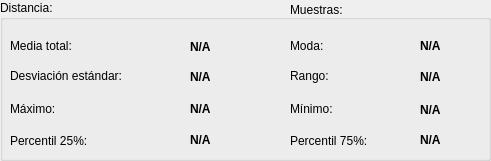
  <widget class="QGroupBox" name="groupBox_4">
   <property name="geometry">
    <rect>
     <x>510</x>
     <y>180</y>
     <width>491</width>
     <height>161</height>
    </rect>
   </property>
   <property name="title">
    <string>Distancia:</string>
   </property>
   <widget class="QLabel" name="label_65">
    <property name="geometry">
     <rect>
      <x>10</x>
      <y>125</y>
      <width>131</width>
      <height>31</height>
     </rect>
    </property>
    <property name="text">
     <string>Percentil 25%:</string>
    </property>
   </widget>
   <widget class="QLabel" name="label_66">
    <property name="geometry">
     <rect>
      <x>190</x>
      <y>99</y>
      <width>63</width>
      <height>20</height>
     </rect>
    </property>
    <property name="font">
     <font>
      <bold>true</bold>
     </font>
    </property>
    <property name="text">
     <string>N/A</string>
    </property>
   </widget>
   <widget class="QLabel" name="label_67">
    <property name="geometry">
     <rect>
      <x>190</x>
      <y>130</y>
      <width>63</width>
      <height>20</height>
     </rect>
    </property>
    <property name="font">
     <font>
      <bold>true</bold>
     </font>
    </property>
    <property name="text">
     <string>N/A</string>
    </property>
   </widget>
   <widget class="QLabel" name="label_68">
    <property name="geometry">
     <rect>
      <x>190</x>
      <y>67</y>
      <width>63</width>
      <height>20</height>
     </rect>
    </property>
    <property name="font">
     <font>
      <bold>true</bold>
     </font>
    </property>
    <property name="text">
     <string>N/A</string>
    </property>
   </widget>
   <widget class="QLabel" name="label_69">
    <property name="geometry">
     <rect>
      <x>290</x>
      <y>93</y>
      <width>61</width>
      <height>31</height>
     </rect>
    </property>
    <property name="text">
     <string>Mínimo:</string>
    </property>
   </widget>
   <widget class="QLabel" name="label_70">
    <property name="geometry">
     <rect>
      <x>420</x>
      <y>67</y>
      <width>63</width>
      <height>20</height>
     </rect>
    </property>
    <property name="font">
     <font>
      <bold>true</bold>
     </font>
    </property>
    <property name="text">
     <string>N/A</string>
    </property>
   </widget>
   <widget class="QLabel" name="label_71">
    <property name="geometry">
     <rect>
      <x>420</x>
      <y>100</y>
      <width>63</width>
      <height>20</height>
     </rect>
    </property>
    <property name="font">
     <font>
      <bold>true</bold>
     </font>
    </property>
    <property name="text">
     <string>N/A</string>
    </property>
   </widget>
   <widget class="QLabel" name="label_72">
    <property name="geometry">
     <rect>
      <x>190</x>
      <y>37</y>
      <width>63</width>
      <height>20</height>
     </rect>
    </property>
    <property name="font">
     <font>
      <bold>true</bold>
     </font>
    </property>
    <property name="text">
     <string>N/A</string>
    </property>
   </widget>
   <widget class="QLabel" name="label_73">
    <property name="geometry">
     <rect>
      <x>10</x>
      <y>93</y>
      <width>61</width>
      <height>31</height>
     </rect>
    </property>
    <property name="text">
     <string>Máximo:</string>
    </property>
   </widget>
   <widget class="QLabel" name="label_74">
    <property name="geometry">
     <rect>
      <x>10</x>
      <y>60</y>
      <width>141</width>
      <height>31</height>
     </rect>
    </property>
    <property name="text">
     <string>Desviación estándar:</string>
    </property>
   </widget>
   <widget class="QLabel" name="label_75">
    <property name="geometry">
     <rect>
      <x>290</x>
      <y>125</y>
      <width>101</width>
      <height>31</height>
     </rect>
    </property>
    <property name="text">
     <string>Percentil 75%:</string>
    </property>
   </widget>
   <widget class="QLabel" name="label_76">
    <property name="geometry">
     <rect>
      <x>10</x>
      <y>30</y>
      <width>131</width>
      <height>31</height>
     </rect>
    </property>
    <property name="text">
     <string>Media total:</string>
    </property>
   </widget>
   <widget class="QLabel" name="label_77">
    <property name="geometry">
     <rect>
      <x>290</x>
      <y>30</y>
      <width>61</width>
      <height>31</height>
     </rect>
    </property>
    <property name="text">
     <string>Moda:</string>
    </property>
   </widget>
   <widget class="QLabel" name="label_78">
    <property name="geometry">
     <rect>
      <x>420</x>
      <y>36</y>
      <width>63</width>
      <height>20</height>
     </rect>
    </property>
    <property name="font">
     <font>
      <bold>true</bold>
     </font>
    </property>
    <property name="text">
     <string>N/A</string>
    </property>
   </widget>
   <widget class="QLabel" name="label_79">
    <property name="geometry">
     <rect>
      <x>420</x>
      <y>130</y>
      <width>63</width>
      <height>20</height>
     </rect>
    </property>
    <property name="font">
     <font>
      <bold>true</bold>
     </font>
    </property>
    <property name="text">
     <string>N/A</string>
    </property>
   </widget>
   <widget class="QLabel" name="label_80">
    <property name="geometry">
     <rect>
      <x>290</x>
      <y>60</y>
      <width>61</width>
      <height>31</height>
     </rect>
    </property>
    <property name="text">
     <string>Rango:</string>
    </property>
   </widget>
   <widget class="QLabel" name="label_20">
    <property name="geometry">
     <rect>
      <x>90</x>
      <y>0</y>
      <width>101</width>
      <height>20</height>
     </rect>
    </property>
    <property name="font">
     <font>
      <bold>true</bold>
     </font>
    </property>
    <property name="text">
     <string/>
    </property>
   </widget>
   <widget class="QLabel" name="label_24">
    <property name="geometry">
     <rect>
      <x>290</x>
      <y>0</y>
      <width>71</width>
      <height>20</height>
     </rect>
    </property>
    <property name="text">
     <string>Muestras:</string>
    </property>
   </widget>
   <widget class="QLabel" name="label_28">
    <property name="geometry">
     <rect>
      <x>400</x>
      <y>0</y>
      <width>63</width>
      <height>20</height>
     </rect>
    </property>
    <property name="text">
     <string/>
    </property>
   </widget>
  </widget>
